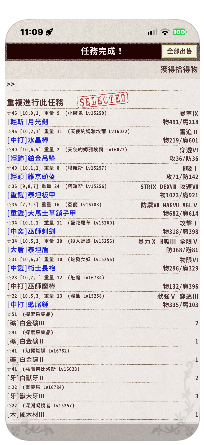
#> input picture Tests/MirrorProbeCoreTests/Fixtures/scrolled-loot-result-20260920-224537.png, 204 x 445 px, given in place of mission-repeat-selected-srlected.png, which was not available
$ python generate-result-visual-templates.py
#> lines starting #> are read from the running program, lines starting #| are printed output that depends on the picture; pictures that were not available may be replaced by others from this repository, and a replacement may not be noted
### Scripts/mirror_content_layout.py
"""Reference-layout canvas for template generation; mirrors MirrorContentLayout.swift.

iPhone Mirroring keeps a fixed-point border around the phone content (38 above, 8 below,
7.5 each side), so only a 406x890 capture is proportional to the calibrated regions.
Template sources at other zoom levels are placed on a canvas with the reference
proportions before sampling, exactly as the runtime does before recognition.
"""
import numpy as np

REFERENCE_WIDTH, REFERENCE_HEIGHT = 406, 890
REFERENCE_CONTENT = (7, 38, 392, 844)  # x, y, width, height
MAXIMUM_CONTENT_ASPECT_DEVIATION = 0.012


def detect(bgr):
    """Return (top, bottom, left, right) uniform border thickness or None."""
    height, width = bgr.shape[:2]
    corner = bgr[0, 0, :3]
    row_limit, column_limit = height // 4, width // 4

    def run(lines, limit):
        count = 0
        for line in lines:
            if count >= limit or not (line[:, :3] == corner).all():
                break
            count += 1
        return count

    top = run((bgr[y] for y in range(height)), row_limit)
    bottom = run((bgr[y] for y in range(height - 1, -1, -1)), row_limit)
    left = run((bgr[:, x] for x in range(width)), column_limit)
    right = run((bgr[:, x] for x in range(width - 1, -1, -1)), column_limit)
    if min(top, bottom, left, right) == 0:
        return None
    if top >= row_limit or bottom >= row_limit or left >= column_limit or right >= column_limit:
        return None
    if abs(left - right) > 1 or abs(bottom - left) > 2 or not 4 <= top / bottom <= 5.5:
        return None
    content_width, content_height = width - left - right, height - top - bottom
    if content_width < 100 or content_height < 200:
        return None
    reference_aspect = REFERENCE_CONTENT[2] / REFERENCE_CONTENT[3]
    if abs(content_width / content_height - reference_aspect) > MAXIMUM_CONTENT_ASPECT_DEVIATION:
        return None
    return top, bottom, left, right


def canvas(bgr):
    """Place the detected content on the reference-proportioned canvas (unchanged pixels)."""
    border = detect(bgr)
    if border is None:
        raise ValueError("no mirroring border detected; the source must be a raw window capture")
    top, bottom, left, right = border
    height, width = bgr.shape[:2]
    content_width, content_height = width - left - right, height - top - bottom
    scale_x = content_width / REFERENCE_CONTENT[2]
    scale_y = content_height / REFERENCE_CONTENT[3]
    canvas_x = int(np.floor(REFERENCE_CONTENT[0] * scale_x + 0.5))
    canvas_y = int(np.floor(REFERENCE_CONTENT[1] * scale_y + 0.5))
    canvas_width = max(int(np.floor(REFERENCE_WIDTH * scale_x + 0.5)), canvas_x + content_width)
    canvas_height = max(int(np.floor(REFERENCE_HEIGHT * scale_y + 0.5)), canvas_y + content_height)
    if (canvas_width, canvas_height, canvas_x, canvas_y) == (width, height, left, top):
        return bgr
    result = np.empty((canvas_height, canvas_width, bgr.shape[2]), dtype=bgr.dtype)
    result[...] = bgr[0, 0]
    result[canvas_y:canvas_y + content_height, canvas_x:canvas_x + content_width] = \
        bgr[top:top + content_height, left:left + content_width]
    return result

### Scripts/generate-result-visual-templates.py
#!/usr/bin/env python3
"""Generate fixed visual marker samples; OpenCV is a development-only dependency.

No OCR, resizing of source files, or game interaction. The generated Swift samples use
the same integer luminance and bilinear sampling as VisualResultDetector.
"""
from pathlib import Path
import base64
import hashlib
import json
import sys
import cv2
import numpy as np

sys.path.insert(0, str(Path(__file__).resolve().parent))
from mirror_content_layout import canvas  # noqa: E402

ROOT = Path(__file__).resolve().parents[1]
REGIONS = {
    "successTitle": (.38, .10, .24, .034),
    "failureTitle": (.38, .10, .24, .034),
    "experienceHeader": (.775, .145, .20, .026),
    "lootHeader": (.775, .145, .20, .026),
    "repeatOption": (.022, .234, .29, .025),
}
# Sources sampled before the zoom-level canvas existed stay raw so their bytes never change;
# the runtime canvas differs from a raw 2x capture by at most one pixel, inside the
# registration search. Zoom-level captures (the smaller window sizes from 顯示方式 > 縮小)
# must be placed on the reference canvas first, exactly as the runtime does.
RAW = "raw"
ZOOM = "zoom"
# The runner's normalized canvas of a scrolled loot list (see VisualResultListOffset): the
# repeat row is sampled where the detector's offset search evaluates it, in canvas rows.
CANVAS = "canvas"
SCROLLED_LOOT = [("Tests/MirrorProbeCoreTests/Fixtures/scrolled-loot-result-20260921-001348.png", -6.25)]
ZOOM_LOOT = ["Tests/MirrorProbeCoreTests/Fixtures/zoom-loot-result-211x468.png",
             "Tests/MirrorProbeCoreTests/Fixtures/zoom-loot-result-250x553.png",
             "Tests/MirrorProbeCoreTests/Fixtures/zoom-loot-result-289x637.png",
             "Tests/MirrorProbeCoreTests/Fixtures/zoom-loot-result-328x722.png"]
ZOOM_EXPERIENCE = ["Tests/MirrorProbeCoreTests/Fixtures/zoom-experience-result-211x468.png",
                   "Tests/MirrorProbeCoreTests/Fixtures/zoom-experience-result-250x553.png",
                   "Tests/MirrorProbeCoreTests/Fixtures/zoom-experience-result-289x637.png",
                   "Tests/MirrorProbeCoreTests/Fixtures/zoom-experience-result-328x722.png"]
ZOOM_FAILURE = ["Tests/MirrorProbeCoreTests/Fixtures/zoom-failure-result-211x468.png",
                "Tests/MirrorProbeCoreTests/Fixtures/zoom-failure-result-250x553.png",
                "Tests/MirrorProbeCoreTests/Fixtures/zoom-failure-result-289x637.png",
                "Tests/MirrorProbeCoreTests/Fixtures/zoom-failure-result-328x722.png"]
SOURCES = {
    "successTitle": [(RAW, "Tests/MirrorProbeCoreTests/Fixtures/Images/mission-repeat-selected-srlected.png"),
                     (RAW, "Tests/MirrorProbeCoreTests/Fixtures/low-result-title-experience.png")]
                    + [(ZOOM, path) for path in ZOOM_LOOT],
    "failureTitle": [(RAW, "Tests/MirrorProbeCoreTests/Fixtures/failure-repeat-confirmation-before.png")]
                    + [(ZOOM, path) for path in ZOOM_FAILURE],
    "experienceHeader": [(RAW, "Tests/MirrorProbeCoreTests/Fixtures/Images/mission-repeat-selected-srlected.png"),
                         (RAW, "Tests/MirrorProbeCoreTests/Fixtures/low-result-title-experience.png")]
                        + [(ZOOM, path) for path in ZOOM_EXPERIENCE],
    "lootHeader": [(RAW, "Tests/MirrorProbeCoreTests/Fixtures/Images/mission-result-no-modal.png"),
                   (RAW, "Tests/MirrorProbeCoreTests/Fixtures/low-result-title-startup.png")]
                  + [(ZOOM, path) for path in ZOOM_LOOT],
    "repeatOption": [(RAW, "Tests/MirrorProbeCoreTests/Fixtures/Images/mission-repeat-selected-srlected.png"),
                     (RAW, "Tests/MirrorProbeCoreTests/Fixtures/low-result-title-experience.png")]
                    + [(ZOOM, path) for path in ZOOM_LOOT]
                    + [(CANVAS, path, rows) for path, rows in SCROLLED_LOOT],
}

def samples(path, region, placement=RAW, row_offset=0.0):
#> called with region = (0.38, 0.1, 0.24, 0.034), placement = 'raw', row_offset = 0
    bgr = cv2.imread(str(path), cv2.IMREAD_COLOR)
#> bgr is the input picture: shape (445, 204, 3); mean B, G, R 209.7, 211.3, 217.7
    if placement == ZOOM:
        bgr = canvas(bgr)
    bgr = bgr.astype(np.int32)
    gray = ((77*bgr[:, :, 2] + 150*bgr[:, :, 1] + 29*bgr[:, :, 0]) >> 8).astype(float)
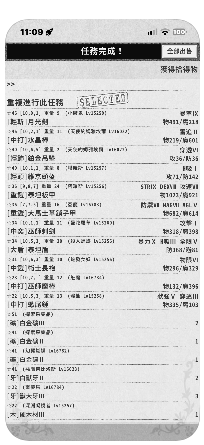
#> gray: shape (445, 204) float64; min 0, max 255, mean 212.6
    height, width = gray.shape
#> height = 445; width = 204
    x, y, w, h = region
    y += row_offset / height
#> y = 0.1
    xx, yy = np.meshgrid((x+(np.arange(96)+.5)*w/96)*width-.5,
                         (y+(np.arange(24)+.5)*h/24)*height-.5)
    x0, y0 = np.floor(xx).astype(int), np.floor(yy).astype(int)
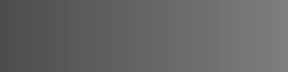
#> xx: shape (24, 96) float64 (shown 3 times larger); min 77.27, max 125.7, mean 101.5
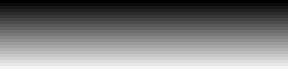
#> yy: shape (24, 96) float64 (shown 3 times larger); min 44.32, max 58.81, mean 51.6; drawn with min black and max white
    tx, ty = xx-x0, yy-y0
    values = ((1-ty)*((1-tx)*gray[y0, x0]+tx*gray[y0, x0+1])
              + ty*((1-tx)*gray[y0+1, x0]+tx*gray[y0+1, x0+1]))
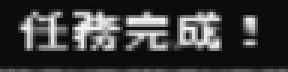
#> values: shape (24, 96) float64 (shown 3 times larger); min 11.02, max 243.2, mean 57.8
    return np.floor(values+.5).astype(np.uint8).tobytes()

lines = ["// Generated by scripts/generate-result-visual-templates.py; do not edit sample bytes.",
         "import Foundation", "", "enum VisualResultTemplates {",
         "    static let sampleWidth = 96", "    static let sampleHeight = 24",
         "    static let samples: [VisualResultMarker: [[UInt8]]] = ["]
manifest = []
for marker, sources in SOURCES.items():
    lines.append(f"        .{marker}: [")
    for source in sources:
        placement, path = source[0], source[1]
        row_offset = source[2] if len(source) > 2 else 0.0
        raw = samples(ROOT/path, REGIONS[marker], placement, row_offset)
        encoded = base64.b64encode(raw).decode()
        if placement == ZOOM:
            note = " (placed on the reference canvas)"
        elif placement == CANVAS:
            note = f" (runner canvas, repeat row {row_offset:+.2f} rows)"
        else:
            note = ""
        lines.append(f"            // {path}{note}")
        lines.append(f'            Array(Data(base64Encoded: "{encoded}")!),')
        manifest.append({"marker": marker, "region": REGIONS[marker], "source": path,
                         "placement": placement, "rowOffset": row_offset,
                         "sourceSHA256": hashlib.sha256((ROOT/path).read_bytes()).hexdigest(),
                         "sampleSHA256": hashlib.sha256(raw).hexdigest()})
    lines.append("        ],")
#> pass 2 of the loop `for marker, sources in SOURCES.items():`:
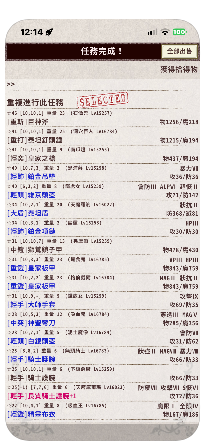
#> input picture Tests/MirrorProbeCoreTests/Fixtures/scrolled-loot-result-20260921-001348.png, 204 x 445 px, given in place of failure-repeat-confirmation-before.png, which was not available
#> in samples, bgr is the input picture: shape (445, 204, 3); mean B, G, R 208, 209, 215.9
#> in samples (call 7), `gray = ((77*bgr[:, :, 2] + 150*bgr[:, :, 1] + 29*bgr[:, :, 0]) >> 8).a..`:
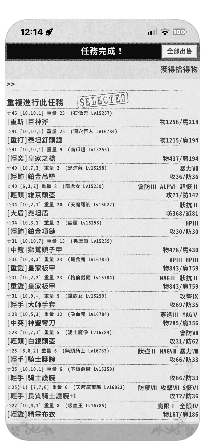
#> gray: shape (445, 204) float64; min 0, max 255, mean 210.5
#> in samples (call 7), `values = ((1-ty)*((1-tx)*gray[y0, x0]+tx*gray[y0, x0+1]) + ty*((1-tx)*..`:
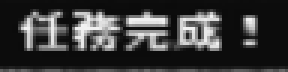
#> values: shape (24, 96) float64 (shown 3 times larger); min 10.7, max 243, mean 57.8
#> (the run stopped early here; a loop or call above may not have finished)
